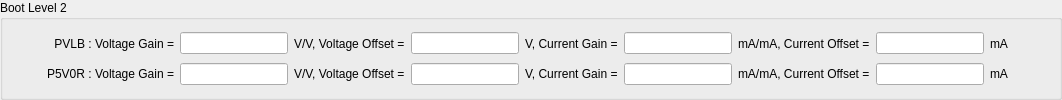
            <widget class="QGroupBox" name="groupBox_3">
             <property name="title">
              <string>Boot Level 2</string>
             </property>
             <layout class="QVBoxLayout" name="verticalLayout_9">
              <item>
               <layout class="QHBoxLayout" name="horizontalLayout_14">
                <item>
                 <widget class="QLabel" name="RAIL0_Label_8">
                  <property name="sizePolicy">
                   <sizepolicy hsizetype="Fixed" vsizetype="Fixed">
                    <horstretch>0</horstretch>
                    <verstretch>0</verstretch>
                   </sizepolicy>
                  </property>
                  <property name="minimumSize">
                   <size>
                    <width>160</width>
                    <height>21</height>
                   </size>
                  </property>
                  <property name="maximumSize">
                   <size>
                    <width>160</width>
                    <height>21</height>
                   </size>
                  </property>
                  <property name="text">
                   <string>PVLB : Voltage Gain =</string>
                  </property>
                  <property name="alignment">
                   <set>Qt::AlignRight|Qt::AlignTrailing|Qt::AlignVCenter</set>
                  </property>
                 </widget>
                </item>
                <item>
                 <widget class="QLineEdit" name="lineEdit_29"/>
                </item>
                <item>
                 <widget class="QLabel" name="label_30">
                  <property name="sizePolicy">
                   <sizepolicy hsizetype="MinimumExpanding" vsizetype="Preferred">
                    <horstretch>0</horstretch>
                    <verstretch>0</verstretch>
                   </sizepolicy>
                  </property>
                  <property name="text">
                   <string>V/V, Voltage Offset =</string>
                  </property>
                 </widget>
                </item>
                <item>
                 <widget class="QLineEdit" name="lineEdit_30"/>
                </item>
                <item>
                 <widget class="QLabel" name="label_31">
                  <property name="sizePolicy">
                   <sizepolicy hsizetype="MinimumExpanding" vsizetype="Preferred">
                    <horstretch>0</horstretch>
                    <verstretch>0</verstretch>
                   </sizepolicy>
                  </property>
                  <property name="text">
                   <string>V, Current Gain =</string>
                  </property>
                 </widget>
                </item>
                <item>
                 <widget class="QLineEdit" name="lineEdit_31"/>
                </item>
                <item>
                 <widget class="QLabel" name="label_32">
                  <property name="sizePolicy">
                   <sizepolicy hsizetype="MinimumExpanding" vsizetype="Preferred">
                    <horstretch>0</horstretch>
                    <verstretch>0</verstretch>
                   </sizepolicy>
                  </property>
                  <property name="text">
                   <string>mA/mA, Current Offset =</string>
                  </property>
                 </widget>
                </item>
                <item>
                 <widget class="QLineEdit" name="lineEdit_32"/>
                </item>
                <item>
                 <widget class="QLabel" name="label_33">
                  <property name="sizePolicy">
                   <sizepolicy hsizetype="MinimumExpanding" vsizetype="Preferred">
                    <horstretch>0</horstretch>
                    <verstretch>0</verstretch>
                   </sizepolicy>
                  </property>
                  <property name="text">
                   <string>mA</string>
                  </property>
                 </widget>
                </item>
                <item>
                 <spacer name="horizontalSpacer_12">
                  <property name="orientation">
                   <enum>Qt::Horizontal</enum>
                  </property>
                  <property name="sizeHint" stdset="0">
                   <size>
                    <width>40</width>
                    <height>20</height>
                   </size>
                  </property>
                 </spacer>
                </item>
               </layout>
              </item>
              <item>
               <layout class="QHBoxLayout" name="horizontalLayout_15">
                <item>
                 <widget class="QLabel" name="RAIL0_Label_9">
                  <property name="sizePolicy">
                   <sizepolicy hsizetype="Fixed" vsizetype="Fixed">
                    <horstretch>0</horstretch>
                    <verstretch>0</verstretch>
                   </sizepolicy>
                  </property>
                  <property name="minimumSize">
                   <size>
                    <width>160</width>
                    <height>21</height>
                   </size>
                  </property>
                  <property name="maximumSize">
                   <size>
                    <width>160</width>
                    <height>21</height>
                   </size>
                  </property>
                  <property name="text">
                   <string>P5V0R : Voltage Gain =</string>
                  </property>
                  <property name="alignment">
                   <set>Qt::AlignRight|Qt::AlignTrailing|Qt::AlignVCenter</set>
                  </property>
                 </widget>
                </item>
                <item>
                 <widget class="QLineEdit" name="lineEdit_33"/>
                </item>
                <item>
                 <widget class="QLabel" name="label_34">
                  <property name="sizePolicy">
                   <sizepolicy hsizetype="MinimumExpanding" vsizetype="Preferred">
                    <horstretch>0</horstretch>
                    <verstretch>0</verstretch>
                   </sizepolicy>
                  </property>
                  <property name="text">
                   <string>V/V, Voltage Offset =</string>
                  </property>
                 </widget>
                </item>
                <item>
                 <widget class="QLineEdit" name="lineEdit_34"/>
                </item>
                <item>
                 <widget class="QLabel" name="label_35">
                  <property name="sizePolicy">
                   <sizepolicy hsizetype="MinimumExpanding" vsizetype="Preferred">
                    <horstretch>0</horstretch>
                    <verstretch>0</verstretch>
                   </sizepolicy>
                  </property>
                  <property name="text">
                   <string>V, Current Gain =</string>
                  </property>
                 </widget>
                </item>
                <item>
                 <widget class="QLineEdit" name="lineEdit_35"/>
                </item>
                <item>
                 <widget class="QLabel" name="label_36">
                  <property name="sizePolicy">
                   <sizepolicy hsizetype="MinimumExpanding" vsizetype="Preferred">
                    <horstretch>0</horstretch>
                    <verstretch>0</verstretch>
                   </sizepolicy>
                  </property>
                  <property name="text">
                   <string>mA/mA, Current Offset =</string>
                  </property>
                 </widget>
                </item>
                <item>
                 <widget class="QLineEdit" name="lineEdit_36"/>
                </item>
                <item>
                 <widget class="QLabel" name="label_37">
                  <property name="sizePolicy">
                   <sizepolicy hsizetype="MinimumExpanding" vsizetype="Preferred">
                    <horstretch>0</horstretch>
                    <verstretch>0</verstretch>
                   </sizepolicy>
                  </property>
                  <property name="text">
                   <string>mA</string>
                  </property>
                 </widget>
                </item>
                <item>
                 <spacer name="horizontalSpacer_13">
                  <property name="orientation">
                   <enum>Qt::Horizontal</enum>
                  </property>
                  <property name="sizeHint" stdset="0">
                   <size>
                    <width>40</width>
                    <height>20</height>
                   </size>
                  </property>
                 </spacer>
                </item>
               </layout>
              </item>
             </layout>
            </widget>
